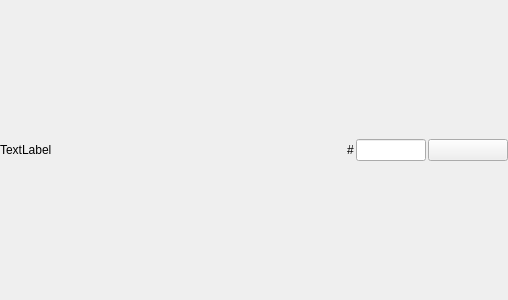
<?xml version="1.0" encoding="UTF-8"?>
<ui version="4.0">
 <class>ColorSettting</class>
 <widget class="QWidget" name="ColorSettting">
  <property name="geometry">
   <rect>
    <x>0</x>
    <y>0</y>
    <width>508</width>
    <height>300</height>
   </rect>
  </property>
  <property name="windowTitle">
   <string>ColorSettting</string>
  </property>
  <layout class="QHBoxLayout" name="horizontalLayout" stretch="0,5,0,1,1">
   <property name="spacing">
    <number>2</number>
   </property>
   <property name="leftMargin">
    <number>0</number>
   </property>
   <property name="topMargin">
    <number>0</number>
   </property>
   <property name="rightMargin">
    <number>0</number>
   </property>
   <property name="bottomMargin">
    <number>0</number>
   </property>
   <item>
    <widget class="QLabel" name="Name">
     <property name="text">
      <string>TextLabel</string>
     </property>
     <property name="alignment">
      <set>Qt::AlignLeading|Qt::AlignLeft|Qt::AlignVCenter</set>
     </property>
    </widget>
   </item>
   <item>
    <spacer name="horizontalSpacer">
     <property name="orientation">
      <enum>Qt::Horizontal</enum>
     </property>
     <property name="sizeHint" stdset="0">
      <size>
       <width>233</width>
       <height>20</height>
      </size>
     </property>
    </spacer>
   </item>
   <item>
    <widget class="QLabel" name="label">
     <property name="text">
      <string>#</string>
     </property>
    </widget>
   </item>
   <item>
    <widget class="QLineEdit" name="lineEdit">
     <property name="minimumSize">
      <size>
       <width>70</width>
       <height>0</height>
      </size>
     </property>
     <property name="alignment">
      <set>Qt::AlignRight|Qt::AlignTrailing|Qt::AlignVCenter</set>
     </property>
    </widget>
   </item>
   <item>
    <widget class="QPushButton" name="pushButton">
     <property name="minimumSize">
      <size>
       <width>80</width>
       <height>0</height>
      </size>
     </property>
     <property name="text">
      <string/>
     </property>
    </widget>
   </item>
  </layout>
 </widget>
 <layoutdefault spacing="6" margin="11"/>
 <resources/>
 <connections/>
</ui>
